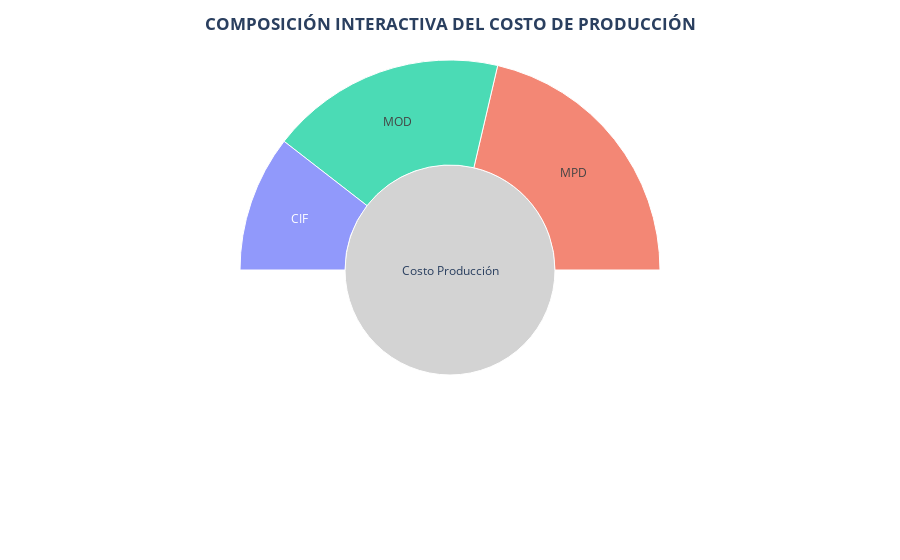

The notebook cell saved with this chart:
### Code cell
# Gráfico Sunburst interactivo
fig = px.sunburst(
    names=['Costo Producción', 'MPD', 'MOD', 'CIF'],
    parents=['', 'Costo Producción', 'Costo Producción', 'Costo Producción'],
    values=[1405000, 600000, 510000, 295000],
    color=['Costo Producción', 'MPD', 'MOD', 'CIF'],
    color_discrete_map={'Costo Producción':'lightgray', 'MPD':'#EF553B', 'MOD':'#00CC96', 'CIF':'#636EFA'}
)

fig.update_layout(title_text='<b>COMPOSICIÓN INTERACTIVA DEL COSTO DE PRODUCCIÓN</b>', title_x=0.5)
fig.show()

### Figure 1 — Plotly figure (JSON) as saved in the notebook; plotly's stock layout.template omitted (floating-point values rounded to 4 significant figures)
{"data": [{"domain": {"x": [0, 1], "y": [0, 1]}, "hovertemplate": "label=%{label}<br>value=%{value}<br>parent=%{parent}<extra></extra>", "labels": ["Costo Producción", "MPD", "MOD", "CIF"], "marker": {"colors": ["lightgray", "#EF553B", "#00CC96", "#636EFA"]}, "name": "", "parents": ["", "Costo Producción", "Costo Producción", "Costo Producción"], "type": "sunburst", "values": [1405000, 600000, 510000, 295000]}], "layout": {"legend": {"tracegroupgap": 0}, "margin": {"t": 60}, "title": {"text": "<b>COMPOSICIÓN INTERACTIVA DEL COSTO DE PRODUCCIÓN</b>", "x": 0.5}}}
